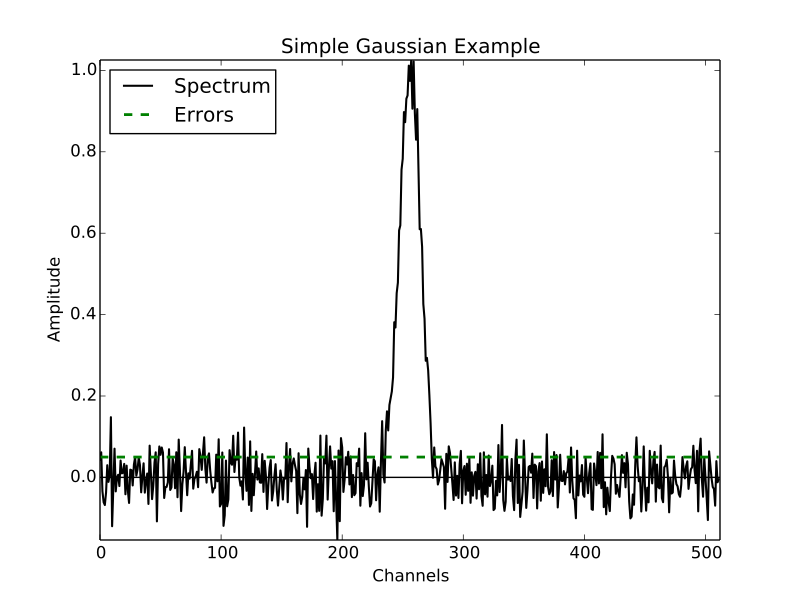

Python code for this plot:
# Create simple Gaussian profile with added noise
# Store in format required for GaussPy
    
import numpy as np
import pickle

def gaussian(amp, fwhm, mean):
    return lambda x: amp * np.exp(-(x-mean)**2/4./(fwhm/2.355)**2)
    
# Data properties
RMS = 0.05
NCHANNELS = 512
FILENAME = 'simple_gaussian.pickle'
TRAINING_SET = True
    
# Component properties
AMP = 1.0
FWHM = 20
MEAN = 256
    
# Initialize
gausspy_data = {}
chan = np.arange(NCHANNELS)
errors = np.ones(NCHANNELS) * RMS
    
spectrum = np.random.randn(NCHANNELS) * RMS
spectrum += gaussian(AMP, FWHM, MEAN)(chan)
    
# Enter results into AGD dataset
gausspy_data['data_list'] = gausspy_data.get('data_list', []) + [spectrum]
gausspy_data['x_values'] = gausspy_data.get('x_values', []) + [chan]
gausspy_data['errors'] = gausspy_data.get('errors', []) + [errors]
    
pickle.dump(gausspy_data, open(FILENAME, 'w'))
#print 'Created: ', FILENAME

import matplotlib.pyplot as plt

fig = plt.figure()
ax = fig.add_subplot(111)

ax.plot(chan, spectrum, color='black', label='Spectrum', linewidth=1.5)
ax.plot(chan, errors, color='green', label='Errors', linestyle='dashed', linewidth=2.)
ax.axhline(0.0, color='black', lw=1)

ax.set_title(r'Simple Gaussian Example')
ax.set_xlabel(r'Channels')
ax.set_ylabel(r'Amplitude')

ax.set_xlim(0,NCHANNELS)
ax.set_ylim(np.min(spectrum),np.max(spectrum))
ax.legend(loc=2)

plt.show()
